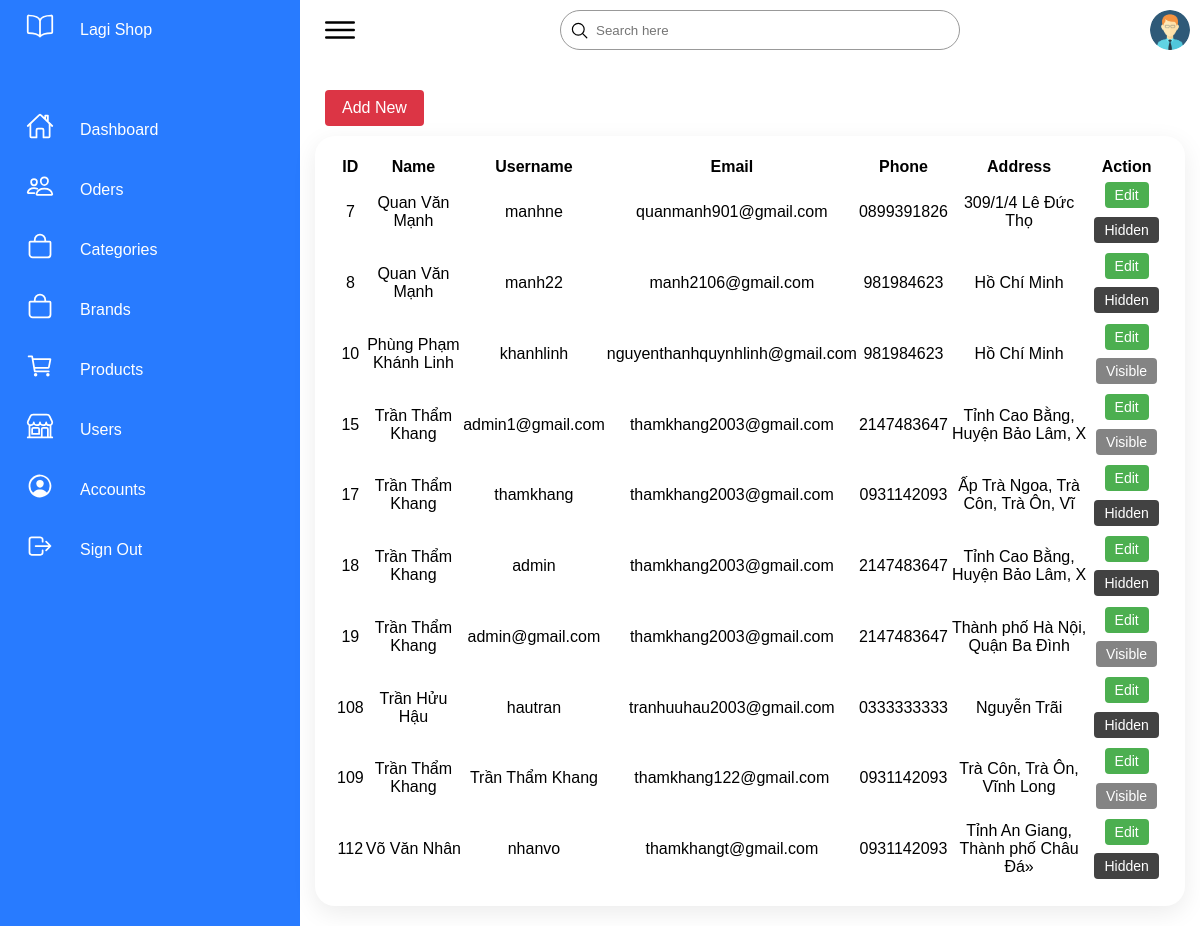
The app's page /admin/xulykhachhang.php (signed in) with its own data.
### tables this page shows
CREATE TABLE `user` (
  `userId` int(11) NOT NULL,
  `name` varchar(255) NOT NULL,
  `username` varchar(255) NOT NULL,
  `userPassword` varchar(255) NOT NULL,
  `email` varchar(255) NOT NULL,
  `gioiTinh` varchar(255) NOT NULL,
  `sdt` varchar(20) NOT NULL,
  `ngaySinh` varchar(255) NOT NULL,
  `diaChi` varchar(50) NOT NULL,
  `isActive` int(11) DEFAULT 1,
  `active_token` varchar(50) DEFAULT NULL,
  `reset_token` varchar(50) DEFAULT NULL
);

### admin/xulykhachhang.php (the view, shortened to what this page needs)
<!DOCTYPE html>
<html lang="en">
<head>
    <link rel="stylesheet" href="../css/doan.css">
    <link rel="stylesheet" href="../css/new_products.css">
</head>
<body>
    <div class="container">
        <div class="navigation">
            <ul>
                <li>
                    <a href="dashboard.php">
                        <span class="icon"><ion-icon name="book-outline"></ion-icon></span>
                        <span class="title">Lagi Shop</span>
                    </a>
                </li>
                <li>
                    <a href="dashboard.php">
                        <span class="icon"><ion-icon name="home-outline"></ion-icon></span>
                        <span class="title">Dashboard</span>
                    </a>
                </li>
                <li>
                    <a href="xulydonhang.php">
                        <span class="icon"><ion-icon name="people-outline"></ion-icon></span>
                        <span class="title">Oders</span>
                    </a>
                </li>
                <li>
                    <a href="xulydanhmuc.php">
                        <span class="icon"><ion-icon name="bag-outline"></ion-icon></span>
                        <span class="title">Categories</span>
                    </a>
                </li>
                <li>
                    <a href="xulybrand.php">
                        <span class="icon"><ion-icon name="bag-outline"></ion-icon></span>
                        <span class="title">Brands</span>
                    </a>
                </li>
                <li>
                    <a href="products.php">
                        <span class="icon"><ion-icon name="cart-outline"></ion-icon></span>
                        <span class="title">Products</span>
                    </a>
                </li>
                <li>
                    <a href="xulykhachhang.php">
                        <span class="icon"><ion-icon name="storefront-outline"></ion-icon></span>
                        <span class="title">Users</span>
                    </a>
                </li>
                <li>
                    <a href="account.php">
                        <span class="icon"><ion-icon name="person-circle-outline"></ion-icon></span>
                        <span class="title">Accounts</span>
                    </a>
                </li>
                <li>
                    <a href="?dangxuat=1">
                        <span class="icon"><ion-icon name="log-out-outline"></ion-icon></span>
                        <span class="title">Sign Out</span>
                    </a>
                </li>
            </ul>
        </div>
        <div class="main">
            <div class="topbar">
                <div class="toggle">
                    <ion-icon name="menu-outline"></ion-icon>
                </div>
                <div class="search">
                    <label>
                        <input type="text" placeholder="Search here">
                        <ion-icon name="search-outline"></ion-icon>
                    </label>
                </div>
                <div class="user">
                    <img src="../img/user.png" alt="">
                </div>
            </div>
            <div class="content">
                <div class="cards-1">
                    <div class="mb-10">
                        <a href="createUser.php" class="btn btn-danger mr-2">
                            <span>Add New</span>
                        </a>
                    </div>
                    <div class="content-2">
                        <div class="recent-payments">
                            <table>
                                <thead>
                                    <tr>
                                        <th>ID</th>
                                        <th>Name</th>
                                        <th>Username</th>
                                        <th>Email</th>
                                        <th>Phone</th>
                                        <th>Address</th>
                                        <th>Action</th>
                                    </tr>
                                </thead>
                                <tbody>
                                    <?php
                                    $servername = "localhost";
                                    $username = "root";
                                    $password = "";
                                    $dbname = "lagi.shop";
                                    $conn = mysqli_connect($servername, $username, $password, $dbname);
                                    $sql = "SELECT * FROM user";
                                    $result = mysqli_query($conn, $sql);
                                    if (mysqli_num_rows($result) > 0) {
                                        while ($row = mysqli_fetch_assoc($result)) {
                                            echo "<tr>";
                                            echo "<td>" . $row["userId"] . "</td>";
                                            echo "<td>" . $row["name"] . "</td>";
                                            echo "<td>" . $row["username"] . "</td>";
                                            echo "<td>" . $row["email"] . "</td>";
                                            echo "<td>" . $row["sdt"] . "</td>";
                                            echo "<td>" . substr($row["diaChi"], 0, 40) . "</td>";
                                            echo "<td>";
                                            echo "<form method='POST' action='edituser.php'>";
                                            echo "<input type='submit' name='edit_cart_item' value='Edit'>";
                                            echo "</form></br>";
                                            if ($row["isActive"] == 0) {
                                                echo "<form method='POST'>";
                                                echo "<input type='submit' name='hidden_item' value='Hidden'>";
                                                echo "</form></br>";
                                            } else {
                                                echo "<form method='POST'>";
                                                echo "<input type='submit' name='visible_item' value='Visible'>";
                                                echo "</form></br>";
                                            }
                                            echo "</td>";
                                            echo "</tr>";
                                        }
                                    } else {
                                        echo "<tr><td colspan='10'>No users found</td></tr>";
                                    }
                                    ?>
                                </tbody>
                            </table>
                        </div>
                    </div>
                </div>
            </div>
</body>
</html>

### css/doan.css (style rules this page uses)
* { margin: 0px; padding: 0px; box-sizing: border-box; font-family: sans-serif; }
:root { --blue:#287bff; --white:#fff; --grey:#f5f5f5; --black1:#222; --black2:#999; }
body { min-height: 100vh; overflow-x: hidden; }
.container { position: relative; width: 100%; }
.navigation { position: fixed; width: 300px; height: 100%; background:var(--blue); border-left: 10px solid var(--blue); transition: 0.5s; overflow: hidden; }
.navigation ul { position: absolute; top: 0; left: 0; width: 100%; padding-left: 0; }
.navigation ul li { position: relative; width: 100%; list-style: none; border-top-left-radius: 30px; border-bottom-left-radius: 30px; }
.navigation ul li:nth-child(1) { margin-bottom: 40px; pointer-events: none; }
.navigation ul li a { position: relative; display: block; width: 100%; display: flex; text-decoration: none; color: var(--white); }
.navigation ul li a .icon { position: relative; display: block; min-width: 60px; height: 60px; line-height: 70px; text-align: center; }
.navigation ul li a .icon ion-icon { font-size: 1.75em; }
.navigation ul li a .title { position: relative; display: block; padding: 0 10px; height: 60px; line-height: 60px; text-align: start; white-space: nowrap; }
.main { position: absolute; width: calc(100% - 300px); left: 300px; min-height: 100vh; background: var(--white); transition: 0.5s; }
.topbar { width: 100%; height: 60px; display: flex; justify-content: space-between; align-items: center; padding: 0 10px; }
.toggle { position: relative; top: 0; width: 60px; height: 60px; display: flex; justify-content: center; align-items: center; font-size: 2.5em; cursor: pointer; }
.search { position: relative; width: 400px; margin: 0 10px; }
.search label { position: relative; width: 100%; }
.search label input { width: 100%; height: 40px; border-radius: 40px; padding: 5px 20px; outline: none; padding-left: 35px; border: 1px solid var(--black2); }
.search label ion-icon { position: absolute; top:0px; left: 10px; font-size: 1.2em; }
.user { position:relative; width:40px; height: 40px; border-radius: 50%; overflow: hidden; cursor: pointer; }
.user img { position: absolute; top: 0; left:0; width: 100%; height: 100%; object-fit: cover; }
.btn { position: relative; padding: 5px 10px; background: var(--blue); text-decoration: none; color: var(--white); border-radius: 6px; }

### css/new_products.css (style rules this page uses)
.recent-payments { position: relative; display: grid; min-height: 500px; background: var(--white); padding: 20px; box-shadow: 0 7px 25px rgba(0, 0, 0, 0.08); border-radius: 20px; }
.content .recent-payments table tr td:nth-child(1) { text-align: center; }
.content .recent-payments table tr td:nth-child(2) { text-align: center; }
.content .recent-payments table tr td:nth-child(3) { text-align: center; }
.content .recent-payments table tr td:nth-child(4) { text-align: center; }
.content .recent-payments table tr td:nth-child(5) { text-align: center; }
.content .recent-payments table tr td:nth-child(6) { text-align: center; }
.content .recent-payments table tr td:nth-child(7) { text-align: center; }
.container .content .cards-1 { padding: 20px 15px; }

### admin/xulykhachhang.php (style rules this page uses)
.btn { margin: 10px; display: inline-block; font-weight: 400; color: #fff; text-align: center; vertical-align: middle; user-select: none; background-color: #dc3545; border-color: #dc3545; padding: .375rem .75rem; font-size: 1rem; line-height: 1.5; border-radius: .25rem; transition: color .15s ease-in-out, background-color .15s ease-in-out, border-color .15s ease-in-out, box-shadow .15s ease-in-out; }
.btn span { display: inline-block; margin-left: 5px; margin-right: 5px; }
form { display: inline-block; }
input[type="submit"] { background-color: #4CAF50; border: none; color: #fff; padding: 5px 10px; margin: 0.3em; text-align: center; text-decoration: none; display: inline-block; font-size: 14px; border-radius: 4px; cursor: pointer; }
input[type="submit"][name="hidden_item"] { background-color: #424242; }
input[type="submit"][name="visible_item"] { background-color: #848484; }

### records on screen
user: userId "7", name "Quan Văn Mạnh", username "manhne", email "quanmanh901@gmail.com", sdt "0899391826", diaChi "309/1/4 Lê Đức Thọ"
user: userId "8", name "Quan Văn Mạnh", username "manh22", email "manh2106@gmail.com", sdt "981984623", diaChi "Hồ Chí Minh"
user: userId "10", name "Phùng Phạm Khánh Linh", username "khanhlinh", email "nguyenthanhquynhlinh@gmail.com", sdt "981984623", diaChi "Hồ Chí Minh"
user: userId "15", name "Trần Thẩm Khang", username "admin1@gmail.com", email "thamkhang2003@gmail.com", sdt "2147483647", diaChi "Tỉnh Cao Bằng, Huyện Bảo Lâm, X"
user: userId "17", name "Trần Thẩm Khang", username "thamkhang", email "thamkhang2003@gmail.com", sdt "0931142093", diaChi "Ấp Trà Ngoa, Trà Côn, Trà Ôn, Vĩ"
user: userId "18", name "Trần Thẩm Khang", username "admin", email "thamkhang2003@gmail.com", sdt "2147483647", diaChi "Tỉnh Cao Bằng, Huyện Bảo Lâm, X"
user: userId "19", name "Trần Thẩm Khang", username "admin@gmail.com", email "thamkhang2003@gmail.com", sdt "2147483647", diaChi "Thành phố Hà Nội, Quận Ba Đình"
user: userId "108", name "Trần Hửu Hậu", username "hautran", email "tranhuuhau2003@gmail.com", sdt "0333333333", diaChi "Nguyễn Trãi"
user: userId "109", name "Trần Thẩm Khang", username "Trần Thẩm Khang", email "thamkhang122@gmail.com", sdt "0931142093", diaChi "Trà Côn, Trà Ôn, Vĩnh Long"
user: userId "112", name "Võ Văn Nhân", username "nhanvo", email "thamkhangt@gmail.com", sdt "0931142093", diaChi "Tỉnh An Giang, Thành phố Châu Đá»"
